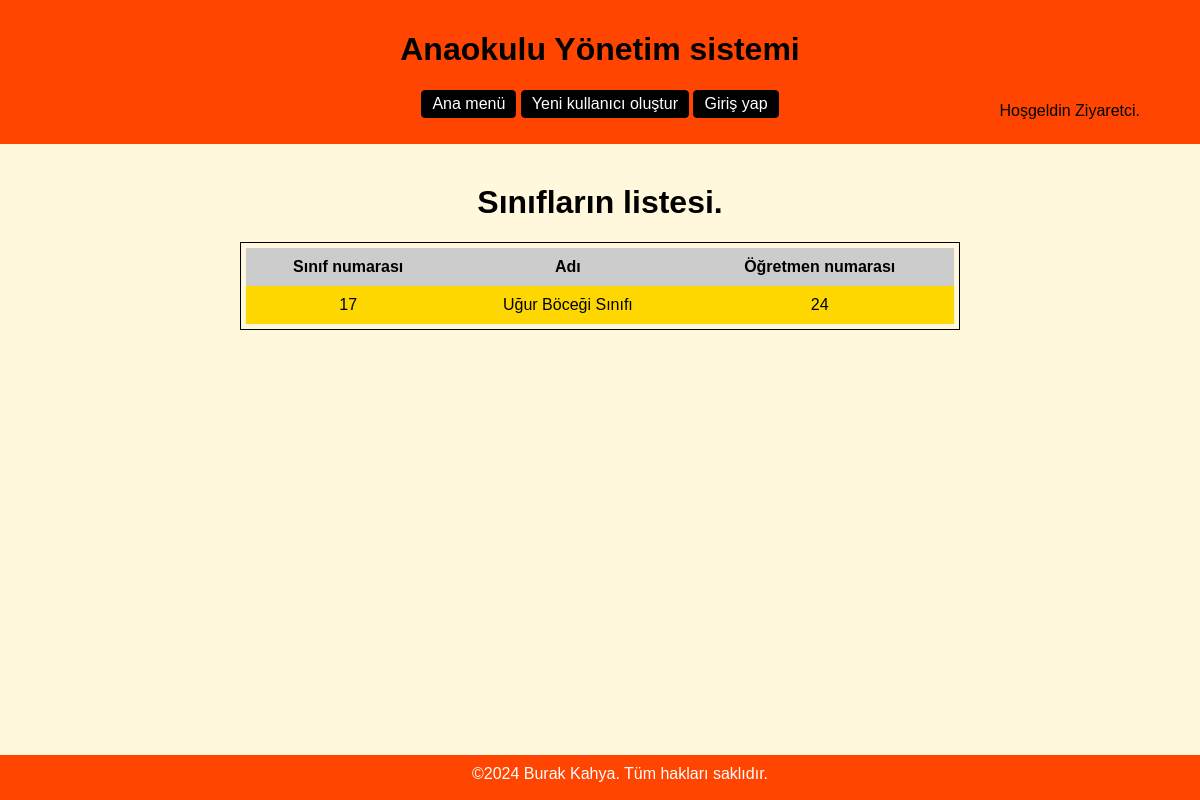
The app's page /siniflar.php with its own data.
### tables this page shows
CREATE TABLE `classes` (
  `id` int(11) NOT NULL,
  `name` varchar(100) NOT NULL,
  `teacher_id` int(11) DEFAULT NULL
);

### includes/db.php (called while the page is built, shortened)
<?php
function sorgula($handle, $query)
{
   return mysqli_query($handle, $query);
}
function tumKayitlariAl($handle, $table, $column = null, $value = null)
{
   $query = "SELECT * FROM $table";
   return sorgula($handle, $query);
}

### includes/functions.php (the view, shortened to what this page needs)
<?php
function headerYukle()
{
   $user = "Ziyaretci";
   ?>
   <header>
      <h1>Anaokulu Yönetim sistemi</h1>
      <?= navigasyonBar() ?>
      <div class="kullanici_giris">
         <p>Hoşgeldin <?= $user ?>.</p>
      </div>
   </header>
   <?php
}
function navigasyonBar()
{
   $str = "<nav><ul>
    <li><a href='index.php'>Ana menü</a></li> ";
   if (!isset($_SESSION['user'])) {
      $str .= "<li><a href='register.php'>Yeni kullanıcı oluştur</a></li>
             <li><a href='login.php'>Giriş yap</a></li>";
   }
   $str .= "</ul></nav>";
   return $str;
}
function footer()
{
   return "<footer> &copy;2024 Burak Kahya. Tüm hakları saklıdır.</footer>";
}
   ?>
   <?php
function sinifTablosu($handle, $table, $mesaj)
{
   ?>
   <h1><?= $mesaj ?></h1>
   <table class="tablo" cellpadding="0" cellspacing="0">
      <thead>
         <tr>
            <th>Sınıf numarası</th>
            <th>Adı</th>
            <th>Öğretmen numarası</th>
         </tr>
      </thead>
      <tbody>
         <?php
         $sonuc = tumKayitlariAl($handle, $table);
         while ($row = mysqli_fetch_array($sonuc)) {
            ?>
            <tr>
               <td><?= $row['id'] ?></td>
               <td><?= $row['name'] ?></td>
               <td><?= $row['teacher_id'] ?></td>
            </tr>
         <?php } ?>
      </tbody>
   </table>
   <?php
}
   ?>

### assets/css/main.css (style rules this page uses)
body { text-align: center; margin: 0; padding: 0 0 70px 0; font-family: Arial, sans-serif, Georgia; background-color: cornsilk; }
header { background-color: orangered; padding: 10px; height: 100%; }
nav ul, .tablo ul { list-style-type: none; padding: 0; }
nav ul li, .tablo ul li { display: inline-block; padding: 4px 10px; background-color: black; border: 1px solid black; border-radius: 4px; transition: background-color 0.3s, color 0.3s; }
nav a, .tablo a { text-decoration: none; color: white; transition: color 0.3s; }
footer { position: fixed; bottom: 0; margin: 0px auto; height: 25px; width: inherit; background-color: orangered; padding: 10px; text-align: center; color: white; }
.tablo { margin: 0px auto; padding: 5px; width: 60%; border: 1px solid black; }
.tablo thead { background-color: #ccc; }
.tablo th, .tablo td { padding: 10px; }
.tablo tbody tr:nth-child(odd) { background-color: gold; }
.kullanici_giris { float: right; position: relative; bottom: 3em; margin-right: 50px; }

### records on screen
classes: id "17", name "Uğur Böceği Sınıfı", teacher "24"

### other values on screen
$user "Ziyaretci"
$mesaj "Sınıfların listesi."
